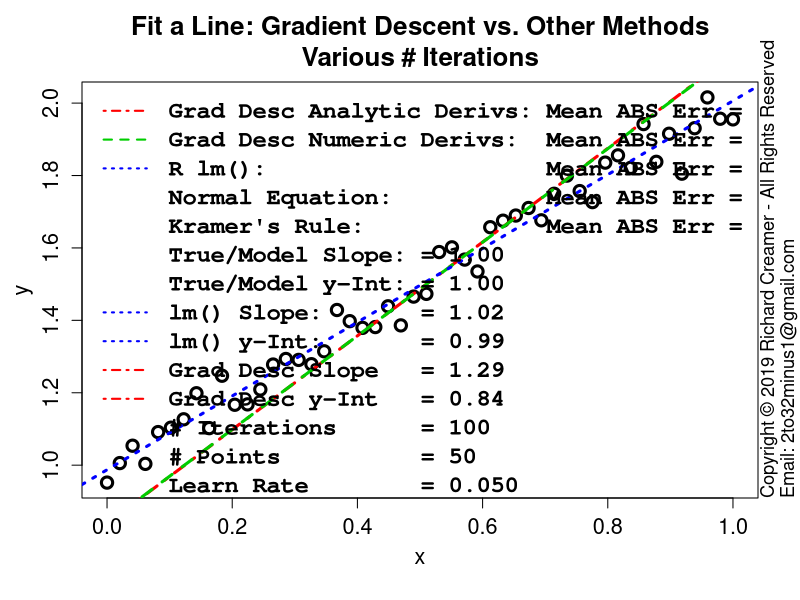

Here is the R script that generated this plot:
##############################################################
### Copyright (c) Richard Creamer 2019 - All Rights Reserved
### Inquiries: email 2to32minus1@gmail.com
##############################################################

### Globals
fontScale = 1.2    # Global font size variable
lf        = 1.2    # Enlarge font of plot labels
verbose   = FALSE  # Verbose printing
lw        = 2      # Line width
xMargin   = 1      # X-axis margin for plots
yMargin   = 1      # Y-axis margin for plots
de        = 0.01   # Small constant for estimating derivatives numerically
smlPts    = 1      # Small  data point/circle
medPts    = 1.5    # Medium data point/circle
lrgPts    = 2.0    # Large  data point/circle

### Run this function to generate this plot
runFunc = function() {
	dw = 1000
	dh = 750	
	path = "D:/Code/R/LeastSquaresPlay/PlotsAndAssocCode/Plot26/"
	f = fitLineGradientDescentVsOthers	
	numPts = 50; width=1200; height = 1200	
	subTitle = "Various # Iterations"
	savePngVerbose( paste( path, "Plot26.png", sep="" ), f, w=width, h=height, un="px", nIter=100, learnRate=0.05, nPts=numPts, subTitle=subTitle )
}

### Use Gradient Descent and other methods to fit a line to data
fitLineGradientDescentVsOthers = function( nIter=100, learnRate=.01, nPts=10, drawContourPlot=FALSE, subTitle="" ) {
	set.seed( 3 )
	lmColor = "blue"
	exactDerivGdColor = "red"
	numDerivGdColor = "green3"
	trueM = 1
	trueB = 1
	coeff = c( trueB, trueM )
	x = seq( from=0, to=1, length=nPts )
	y = trueM * x + trueB + rnorm( length(x), sd=0.05 )
	xLimits = axisLimits( x )
	yLimits = axisLimits( y )	
	guesses = list( yInt=1.5, slope=2 )
	bEst = guesses$yInt
	mEst = guesses$slope
	bEstNum = guesses$yInt
	mEstNum = guesses$slope
	dm = 0
	db = 0
	histM = c( mEst )
	histB = c( bEst )
	numHistM = c( mEst )
	numHistB = c( bEst )
	# Gradient descent iteration using analytic and numeric derivatives
	for ( i in 1:nIter ) {
		# Analytic derivatives
		dm      = meanLineDeDm( x, y, mEst, bEst )
		db      = meanLineDeDb( x, y, mEst, bEst )
		mEst    = mEst - learnRate * dm
		bEst    = bEst - learnRate * db
		histM[length(histM)+1] = mEst
		histB[length(histB)+1] = bEst
		# Numerica estimates of derivatives
		dmNum   = lineDeDmNum( x, y, mEstNum, bEstNum ) # numerically estimated derivatives
		dbNum   = lineDeDbNum( x, y, mEst, bEstNum )
		mEstNum = mEstNum - learnRate * dmNum
		bEstNum = bEstNum - learnRate * dbNum
		numHistM[length(numHistM)+1] = mEstNum
		numHistB[length(numHistB)+1] = bEstNum
	}
	
	defTitle = "Fit a Line: Gradient Descent vs. Other Methods"
	plotTitle = if ( subTitle != "" ) sprintf( "%s\n%s", defTitle, subTitle ) else defTitle
	plot( x, y, main=plotTitle, cex=medPts,
		  xlab="", ylab="", lwd=lw+1, cex.main=1.3*fontScale, cex.axis=1.3 )	
	addAxisLabels( "x", "y" )
	
	# Now employ other methods to fit line
	ne = normalEq( x, y )               # 1) Normal Equation
	kr = fitLineKramersRule( x, y )     # 2) Solve linear system via Kramer's Rule
	lmFit = lm( y ~ x )                 # 3) Built-in lm() function
	lmB = lmFit$coefficients[1]
	lmM = lmFit$coefficients[2]
	lmMeanAbsErr =  (1/length(x))*sum( abs( lmFit$residuals ) )
	abline( bEst, mEst, col=exactDerivGdColor, lwd=lw+1, lty=4 )
	abline( bEstNum, mEstNum, col=numDerivGdColor, lwd=lw+1, lty=2 )
	abline( lmB, lmM, col=lmColor, lwd=lw+1, lty=3 )
	adMeanAbsErr = meanLineAbsErr( x, y, mEst, bEst)
	ndMeanAbsErr = meanLineAbsErr( x, y, mEstNum, bEstNum)
	krMeanAbsErr = meanLineAbsErr( x, y, kr$m, kr$b )
	neMeanAbsErr = meanLineAbsErr( x, y, ne[2], ne[1] )
	if ( verbose ) {
		print( sprintf( "Run params:" ) )
		print( sprintf( "    trueM     = %.2f", trueM ) )
		print( sprintf( "    trueB     = %.2f", trueB ) )
		print( sprintf( "    guessB    = %.2f", guesses$yInt ) )
		print( sprintf( "    guessM    = %.2f", guesses$slope ) )
		print( sprintf( "    nPts      = %d",   nPts ) )
		print( sprintf( "    learnRate = %.4f", learnRate ) )
		print( sprintf( "    nIter     = %d",   nIter ) )
		print( "Results:" )
		print( sprintf( "    True Model (noise added): slope = %.3f  yInt = %.3f", trueM, trueB ) )
		print( sprintf( "    Analytic Derivs:          slope = %.3f  yInt = %.3f  Mean ABS Error = %.3f", mEst,    bEst,    adMeanAbsErr ) )
		print( sprintf( "    Numeric Derivs:           slope = %.3f  yInt = %.3f  Mean ABS Error = %.3f", mEstNum, bEstNum, ndMeanAbsErr ) )
		print( sprintf( "    Kramer's Rule:            slope = %.3f  yInt = %.3f  Mean ABS Error = %.3f", kr$b,    kr$m,    krMeanAbsErr ) )
		print( sprintf( "    R lm():                   slope = %.3f  yInt = %.3f  Mean ABS Error = %.3f", lmB,     lmM,     lmMeanAbsErr ) )
		print( sprintf( "    Normal Equation:          slope = %.3f  yInt = %.3f  Mean ABS Error = %.3f", ne[1],   ne[2],   neMeanAbsErr ) )
	}	
	parSave = par( family="mono", font=2 )
	legText = c( sprintf( "Grad Desc Analytic Derivs: Mean ABS Err = %.4f", adMeanAbsErr ),
				 sprintf( "Grad Desc Numeric Derivs:  Mean ABS Err = %.4f", ndMeanAbsErr ),
				 sprintf( "R lm():                    Mean ABS Err = %.4f", lmMeanAbsErr ),
				 sprintf( "Normal Equation:           Mean ABS Err = %.4f", neMeanAbsErr ),
				 sprintf( "Kramer's Rule:             Mean ABS Err = %.4f", krMeanAbsErr ),
				 sprintf( "True/Model Slope: = %.2f", trueM ),
				 sprintf( "True/Model y-Int: = %.2f", trueB ),
				 sprintf( "lm() Slope:       = %.2f", lmM ),
				 sprintf( "lm() y-Int:       = %.2f", lmB ),
				 sprintf( "Grad Desc Slope   = %.2f", mEst ),
				 sprintf( "Grad Desc y-Int   = %.2f", bEst ),
				 sprintf( "# Iterations      = %d",   nIter ),
				 sprintf( "# Points          = %d",   nPts ),
				 sprintf( "Learn Rate        = %.3f", learnRate ) )
	legClrs = c( exactDerivGdColor, numDerivGdColor, lmColor, "transparent", "transparent", "transparent",
				 "transparent", lmColor, lmColor, exactDerivGdColor, exactDerivGdColor, "transparent", "transparent", "transparent" )
	legLtys = c( 4, 2, 3, 0, 0, 0, 0, 3, 3, 4, 4, 0, 0, 0 )
	legend( "topleft", legend=legText, col=legClrs, lty=legLtys, lwd=lw, inset = c(0.0,0.0),
			bg="transparent", box.col="transparent", cex=1.2*fontScale, text.font=2 )
	par( parSave ) # Restore prior font
	
	if ( drawContourPlot )
		plotLineGradDescParamTrails( x, y, meanLineSsdErr, trueM, trueB, numHistM, numHistB,
									 takeSqrtError=FALSE, nIter=nIter, meanAbsFitError=adMeanAbsErr )	
}

### Slightly more reusable cost function plot + parameter evolution trails
### y-intercept maps to x-axis, slope maps to y-axis
plotLineGradDescParamTrails = function( x, y, errorFunc, modelM, modelB, histM, histB, takeSqrtError=TRUE, nIter, meanAbsFitError ) {
	nc = 200
	nr = 200	
	# Make contour plot region slightly larger than M and B parameter trails
	minM = min( histM ) * 0.8
	maxM = max( histM ) * 1.2
	minB = min( histB ) * 0.8
	maxB = max( histB ) * 1.2
	# Adjust these limits so that ***if plot is square*** the trails are perpendicular to contour lines
	deltaM = maxM - minM
	deltaB = maxB - minB
	gap = abs( deltaM - deltaB )
	if ( deltaM > deltaB ) {
		minB = minB - gap/2
		maxB = maxB + gap/2
	} else {
		minM = minM - gap/2
		maxM = maxM + gap/2
	}
	# Generate cost function sampling x and y coordinates
	intercepts = seq( minB, maxB, length.out=nc )
	slopes = seq( minM, maxM, length.out=nr )
	# Fill z 2D matrix with const function values for (y-intercept, slope) x,y pairs
	z = getLineErrorGrid( errorFunc, slopes, intercepts, x, y )
	if ( takeSqrtError )
		z = sqrt( z )
	# Create contour plot
	xLim = c( min(intercepts), max(intercepts) )
	yLim = c( min(slopes), max(slopes) )
	plotTitle = sprintf( "Fit Line using Gradient Descent\nCost Function Contours with Parameter Convergence Trail" )
	tz = t( z ) # contour() wants z first dim -> x-axis and second dim -> y-axis	
	contour( intercepts, slopes, tz, main=plotTitle, xlim=xLim, ylim=yLim, cex.lab=lf,
			 cex.main=1.3*fontScale, cex=1.3*fontScale, lwd=lw,
			 nlevels=50, labcex=1.3, xlab="", ylab="", cex.axis=1.3 )	
	addAxisLabels( "y-Intercept", "Slope", cexVal=1.5 )
	# Draw 'true' model (y-intercept, slope) crosshairs
	# Final converged gradient desccent params will != 'true' m and be because rand error added to model
	pl = gpl()
	lines( c( pl$xLim[1], pl$xLim[2] ), c( modelM, modelM ), col="blue", lwd=lw ) # Draw crosshair @ (b,m)
	lines( c( modelB, modelB ), c( pl$yLim[1], pl$yLim[2] ), col="blue", lwd=lw )
	for ( i in 2:length(histB) )
		arrows( histB[i-1], histM[i-1], histB[i], histM[i], col="red", lwd=lw, length=0.16, angle=17 )
	# Draw start/end point (initial guess + final converged params)
	x1 = histB[1];               y1 = histM[1]
	x2 = histB[length(histB)];   y2 = histM[length(histM)]	
	points( c(x1), c(y1), col="red", lwd=lw+1, cex=2 )
	points( c(x2), c(y2), col="red", lwd=lw+1, cex=2 )
	shift = 0.03
	text( x1 + shift, y1 + shift, sprintf( "(%.1f, %.1f)", x1, y1 ), cex=fontScale, adj=0, col="red" )
	text( x2 + shift, y2 + 0, sprintf( "(%.3f, %.3f)", x2, y2 ), cex=fontScale, adj=0, col="red" )
	lt1 = sprintf( "True model: slope = %.1f  y-int = %.1f", modelM, modelB )
	lt2 = "Convergence trail from init guesses"
	lt3 = sprintf( "# Iterations = %d", nIter )
	lt4 = sprintf( "Mean ABS Error = %.3f", meanAbsFitError )
	legText = c( lt1, lt2, lt3, lt4 )
	legClrs = c( "blue", "red", "transparent", "transparent" )
	# Below some hard-coded values for example
	legend( "topleft", legend=legText, col=legClrs, lwd=lw, cex=fontScale*1.2, inset=c(0.01,0.01) )
}

### Compute line fit cost function value over grid of slopes and intercepts
### errorFunc = the specific cost function
### Note: returned matrix may need to be transposed for some functions such as contour()
getLineErrorGrid = function( errorFunc, slopes, intercepts, x, y ) {
	nr = length( slopes )
	nc = length( intercepts )
	z = matrix( nrow=nr, ncol=nc )	
	for ( row in 1:nr ) {     # loop over y-coordinates (slopes)
		slope = slopes[row]
		for ( col in 1:nc ) { # loop over x-coordinates (y-intercepts)
			yInt = intercepts[col]
			z[row, col] = errorFunc( x, y, slope=slope, yInt=yInt )
		}
	}
	return( z )
}

### Line fit error function
meanLineSsdErr = function( x, y, slope, yInt ) {
	return( (1/length(x)) * sum( ( yInt + slope*x - y )^2 ) )
}

### Line fit error function: abs() not diff^2
meanLineAbsErr = function( x, y, slope, yInt ) {
	return( (1/length(x)) * sum( abs( yInt + slope*x - y ) ) )
}

### Line fit cost function derivative wrt y-intercept
meanLineDeDb = function( x, y, m, b ) {
	return( (1/length(x))*2*sum( (m*x + b) - y ) )
}

### Line fit cost function derivative wrt slope
meanLineDeDm = function( x, y, m, b ) {
	return( (1/length(x))*2*sum( ( (m*x + b) - y ) * x ) )
}

### Add copyright notice to plot via text()
addCopyright = function() {
	mtext( "Copyright \uA9 2019 Richard Creamer - All Rights Reserved", side=4, line=0, adj=0, cex=1.1 )
	mtext( "Email: 2to32minus1@gmail.com", side=4, line=1, adj=0, cex=1.1 )
}

### Compute partial derivative of 1D line fit cost function wrt slope
lineDeDmNum = function( x, y, slope, yInt ) {
	delta = 0.0000001
	e1 = meanLineSsdErr( x, y, slope, yInt )
	e2 = meanLineSsdErr( x, y, slope + delta, yInt )
	return ( (e2 - e1)/delta )
}

### Compute partial derivative of 1D line fit cost function wrt slope
lineDeDbNum = function( x, y, slope, yInt ) {
	delta = 0.0000001
	e1 = meanLineSsdErr( x, y, slope, yInt )
	e2 = meanLineSsdErr( x, y, slope, yInt + delta )
	return ( (e2 - e1)/delta )
}

### Fit line via linear system of equations + Kramer's rule
fitLineKramersRule = function( x, y ) {
	n = length(x)
	d = n * sum(x^2) - (sum(x))^2
	b = (1/d) * ( sum(y) * sum(x^2) - sum(x) * sum(x*y) )
	m = (1/d) * ( n * sum(x*y) - sum(x) * sum(y) )
	return( list( b=b, m=m ) )
}

### Linear regression using Normal Equation; works for 1+ sample features
normalEq = function( x, y ) {
	X = cbind( 1, x ) # cbind() = 'column bind': create matrix: prepend col of 1's to x
	return( solve( t(X) %*% X ) %*% t(X) %*% y )
}

### Get Plot Limits : gpl()$xLim[1] --> left x-coord
gpl = function() {
	u = par( "usr" )
	return( list( xLim=u[1:2], yLim=u[3:4] ) )
}

### Compute plot axis limits to fit range of data
axisLimits = function( v, margin=0 ) {
	lowerLimit = floor( min(v) ) - margin
	upperLimit = ceiling( max(v) ) + margin
	c( lowerLimit, upperLimit )
}

### Convience method to add x/y axis labels
addAxisLabels = function( xLabel="x", yLabel="y", cexVal=1.3 ) {
	mtext( text=xLabel, side=1, line=2.5, cex=cexVal )
	mtext( text=yLabel, side=2, line=2.5, cex=cexVal )
}

### Save to PNG file, specify width and height
savePngVerbose = function( path, plotFunc, w=512, h=512, un="px", doCopyright=TRUE, ... ) {
	png( filename = path, type="cairo", units=un, width=w, height=h, pointsize=12, res=96 )
	plotFunc( ... )
	if ( doCopyright )
		addCopyright()
	dev.off()
}

### Add copyright notice to plot via text()
addCopyright = function() {
	mtext( "Copyright \uA9 2019 Richard Creamer - All Rights Reserved", side=4, line=0, adj=0, cex=1.1 )
	mtext( "Email: 2to32minus1@gmail.com", side=4, line=1, adj=0, cex=1.1 )
}

runFunc()
